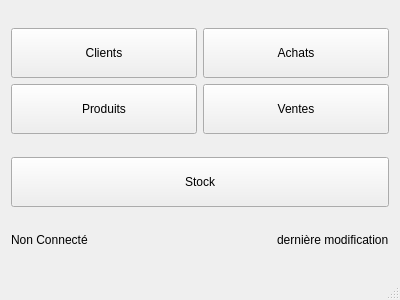
<?xml version="1.0" encoding="UTF-8"?>
<ui version="4.0">
 <class>MainWindow</class>
 <widget class="QMainWindow" name="MainWindow">
  <property name="geometry">
   <rect>
    <x>0</x>
    <y>0</y>
    <width>400</width>
    <height>300</height>
   </rect>
  </property>
  <property name="maximumSize">
   <size>
    <width>400</width>
    <height>300</height>
   </size>
  </property>
  <property name="windowTitle">
   <string>MainWindow</string>
  </property>
  <widget class="QWidget" name="centralWidget">
   <layout class="QVBoxLayout" name="verticalLayout_5">
    <item>
     <layout class="QVBoxLayout" name="verticalLayout_3">
      <item>
       <layout class="QHBoxLayout" name="horizontalLayout">
        <item>
         <layout class="QVBoxLayout" name="verticalLayout">
          <item>
           <widget class="QPushButton" name="b_clients">
            <property name="minimumSize">
             <size>
              <width>0</width>
              <height>50</height>
             </size>
            </property>
            <property name="text">
             <string>Clients</string>
            </property>
           </widget>
          </item>
          <item>
           <widget class="QPushButton" name="b_produits">
            <property name="minimumSize">
             <size>
              <width>0</width>
              <height>50</height>
             </size>
            </property>
            <property name="text">
             <string>Produits</string>
            </property>
           </widget>
          </item>
         </layout>
        </item>
        <item>
         <layout class="QVBoxLayout" name="verticalLayout_2">
          <item>
           <widget class="QPushButton" name="b_achats">
            <property name="minimumSize">
             <size>
              <width>0</width>
              <height>50</height>
             </size>
            </property>
            <property name="baseSize">
             <size>
              <width>0</width>
              <height>0</height>
             </size>
            </property>
            <property name="text">
             <string>Achats</string>
            </property>
           </widget>
          </item>
          <item>
           <widget class="QPushButton" name="b_ventes">
            <property name="minimumSize">
             <size>
              <width>0</width>
              <height>50</height>
             </size>
            </property>
            <property name="text">
             <string>Ventes</string>
            </property>
           </widget>
          </item>
         </layout>
        </item>
       </layout>
      </item>
     </layout>
    </item>
    <item>
     <widget class="QPushButton" name="b_stock">
      <property name="minimumSize">
       <size>
        <width>0</width>
        <height>50</height>
       </size>
      </property>
      <property name="text">
       <string>Stock</string>
      </property>
     </widget>
    </item>
    <item>
     <layout class="QHBoxLayout" name="horizontalLayout_2">
      <item>
       <widget class="QLabel" name="dbStatus">
        <property name="maximumSize">
         <size>
          <width>16777215</width>
          <height>20</height>
         </size>
        </property>
        <property name="text">
         <string>Non Connecté</string>
        </property>
       </widget>
      </item>
      <item>
       <spacer name="horizontalSpacer">
        <property name="orientation">
         <enum>Qt::Horizontal</enum>
        </property>
        <property name="sizeType">
         <enum>QSizePolicy::Expanding</enum>
        </property>
        <property name="sizeHint" stdset="0">
         <size>
          <width>8</width>
          <height>20</height>
         </size>
        </property>
       </spacer>
      </item>
      <item>
       <widget class="QLabel" name="lastModification">
        <property name="maximumSize">
         <size>
          <width>16777215</width>
          <height>20</height>
         </size>
        </property>
        <property name="text">
         <string>dernière modification</string>
        </property>
       </widget>
      </item>
     </layout>
    </item>
   </layout>
  </widget>
  <widget class="QStatusBar" name="statusBar"/>
 </widget>
 <layoutdefault spacing="6" margin="11"/>
 <resources/>
 <connections/>
</ui>
